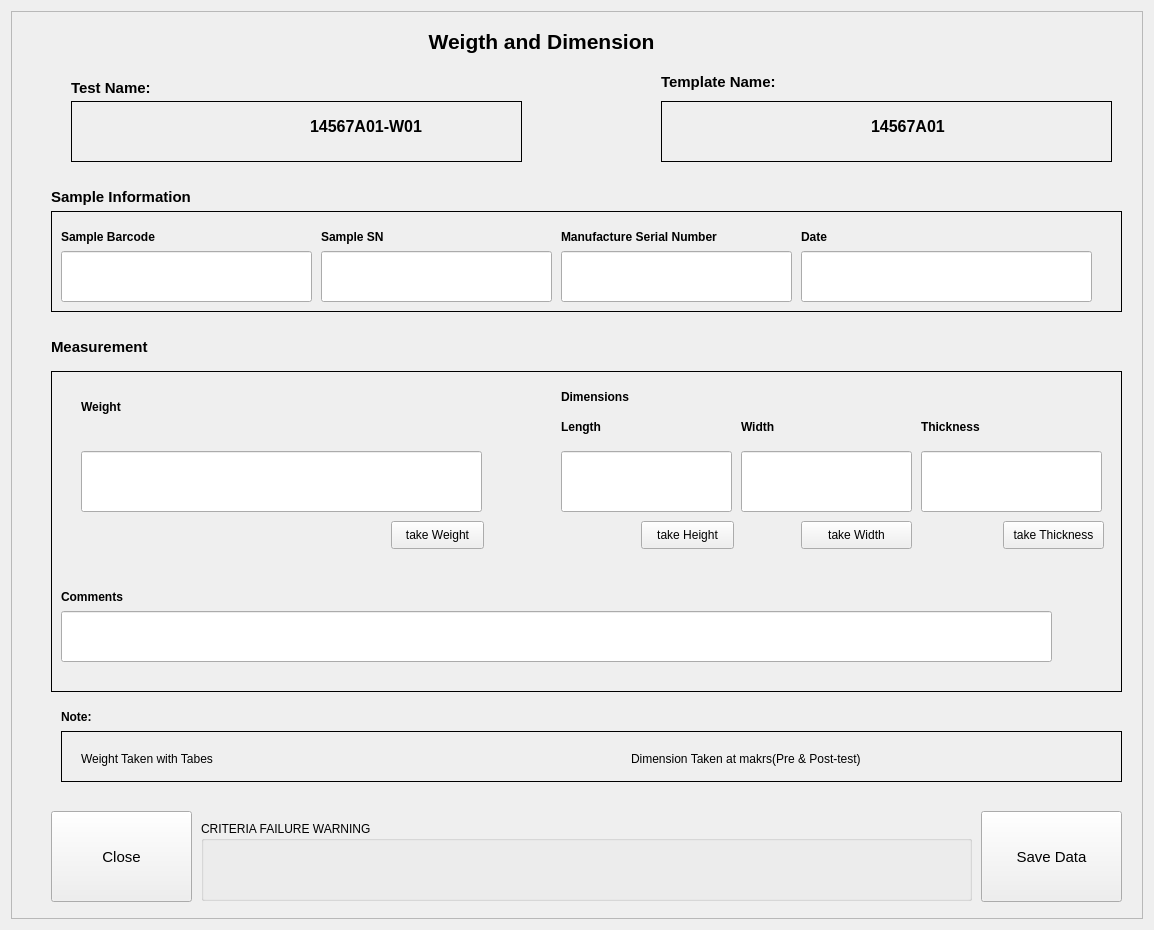
<?xml version="1.0" encoding="UTF-8"?>
<ui version="4.0">
 <class>Dialog</class>
 <widget class="QDialog" name="Dialog">
  <property name="geometry">
   <rect>
    <x>0</x>
    <y>0</y>
    <width>1154</width>
    <height>930</height>
   </rect>
  </property>
  <property name="windowTitle">
   <string>Screening Data Collection Window</string>
  </property>
  <layout class="QGridLayout" name="gridLayout">
   <item row="0" column="0">
    <widget class="QFrame" name="frame">
     <property name="frameShape">
      <enum>QFrame::StyledPanel</enum>
     </property>
     <property name="frameShadow">
      <enum>QFrame::Raised</enum>
     </property>
     <widget class="QLabel" name="label">
      <property name="geometry">
       <rect>
        <x>350</x>
        <y>0</y>
        <width>361</width>
        <height>61</height>
       </rect>
      </property>
      <property name="font">
       <font>
        <pointsize>16</pointsize>
        <weight>75</weight>
        <bold>true</bold>
       </font>
      </property>
      <property name="layoutDirection">
       <enum>Qt::LeftToRight</enum>
      </property>
      <property name="text">
       <string>Weigth and Dimension</string>
      </property>
      <property name="alignment">
       <set>Qt::AlignCenter</set>
      </property>
     </widget>
     <widget class="QFrame" name="frame_2">
      <property name="geometry">
       <rect>
        <x>60</x>
        <y>90</y>
        <width>451</width>
        <height>61</height>
       </rect>
      </property>
      <property name="frameShape">
       <enum>QFrame::Box</enum>
      </property>
      <property name="frameShadow">
       <enum>QFrame::Plain</enum>
      </property>
      <widget class="QWidget" name="layoutWidget">
       <property name="geometry">
        <rect>
         <x>70</x>
         <y>0</y>
         <width>331</width>
         <height>51</height>
        </rect>
       </property>
       <layout class="QHBoxLayout" name="horizontalLayout">
        <item>
         <widget class="QLabel" name="label_12">
          <property name="font">
           <font>
            <pointsize>12</pointsize>
            <weight>75</weight>
            <bold>true</bold>
           </font>
          </property>
          <property name="text">
           <string/>
          </property>
         </widget>
        </item>
        <item>
         <widget class="QLabel" name="label_1">
          <property name="font">
           <font>
            <pointsize>12</pointsize>
            <weight>75</weight>
            <bold>true</bold>
           </font>
          </property>
          <property name="text">
           <string>14567A01-W01</string>
          </property>
         </widget>
        </item>
       </layout>
      </widget>
     </widget>
     <widget class="QFrame" name="frame_4">
      <property name="geometry">
       <rect>
        <x>650</x>
        <y>90</y>
        <width>451</width>
        <height>61</height>
       </rect>
      </property>
      <property name="frameShape">
       <enum>QFrame::Box</enum>
      </property>
      <property name="frameShadow">
       <enum>QFrame::Plain</enum>
      </property>
      <widget class="QLabel" name="label_5">
       <property name="geometry">
        <rect>
         <x>210</x>
         <y>0</y>
         <width>241</width>
         <height>51</height>
        </rect>
       </property>
       <property name="font">
        <font>
         <pointsize>12</pointsize>
         <weight>75</weight>
         <bold>true</bold>
        </font>
       </property>
       <property name="text">
        <string>14567A01</string>
       </property>
      </widget>
     </widget>
     <widget class="QLabel" name="label_2">
      <property name="geometry">
       <rect>
        <x>60</x>
        <y>66</y>
        <width>121</width>
        <height>21</height>
       </rect>
      </property>
      <property name="font">
       <font>
        <pointsize>11</pointsize>
        <weight>75</weight>
        <bold>true</bold>
       </font>
      </property>
      <property name="text">
       <string>Test Name:</string>
      </property>
     </widget>
     <widget class="QLabel" name="label_3">
      <property name="geometry">
       <rect>
        <x>650</x>
        <y>50</y>
        <width>171</width>
        <height>41</height>
       </rect>
      </property>
      <property name="font">
       <font>
        <pointsize>11</pointsize>
        <weight>75</weight>
        <bold>true</bold>
       </font>
      </property>
      <property name="text">
       <string>Template Name: </string>
      </property>
     </widget>
     <widget class="QFrame" name="frame_3">
      <property name="geometry">
       <rect>
        <x>40</x>
        <y>200</y>
        <width>1071</width>
        <height>101</height>
       </rect>
      </property>
      <property name="frameShape">
       <enum>QFrame::Box</enum>
      </property>
      <property name="frameShadow">
       <enum>QFrame::Plain</enum>
      </property>
      <widget class="QLineEdit" name="lineEdit_1">
       <property name="geometry">
        <rect>
         <x>10</x>
         <y>40</y>
         <width>251</width>
         <height>51</height>
        </rect>
       </property>
       <property name="font">
        <font>
         <pointsize>11</pointsize>
        </font>
       </property>
       <property name="focusPolicy">
        <enum>Qt::StrongFocus</enum>
       </property>
      </widget>
      <widget class="QLabel" name="label_7">
       <property name="geometry">
        <rect>
         <x>10</x>
         <y>10</y>
         <width>241</width>
         <height>31</height>
        </rect>
       </property>
       <property name="font">
        <font>
         <pointsize>9</pointsize>
         <weight>75</weight>
         <bold>true</bold>
        </font>
       </property>
       <property name="text">
        <string>Sample Barcode</string>
       </property>
      </widget>
      <widget class="QLineEdit" name="lineEdit_2">
       <property name="geometry">
        <rect>
         <x>270</x>
         <y>40</y>
         <width>231</width>
         <height>51</height>
        </rect>
       </property>
       <property name="font">
        <font>
         <pointsize>11</pointsize>
        </font>
       </property>
       <property name="focusPolicy">
        <enum>Qt::StrongFocus</enum>
       </property>
      </widget>
      <widget class="QLabel" name="label_8">
       <property name="geometry">
        <rect>
         <x>270</x>
         <y>10</y>
         <width>241</width>
         <height>31</height>
        </rect>
       </property>
       <property name="font">
        <font>
         <pointsize>9</pointsize>
         <weight>75</weight>
         <bold>true</bold>
        </font>
       </property>
       <property name="text">
        <string>Sample SN</string>
       </property>
      </widget>
      <widget class="QLineEdit" name="lineEdit_3">
       <property name="geometry">
        <rect>
         <x>750</x>
         <y>40</y>
         <width>291</width>
         <height>51</height>
        </rect>
       </property>
       <property name="font">
        <font>
         <pointsize>11</pointsize>
        </font>
       </property>
      </widget>
      <widget class="QLabel" name="label_9">
       <property name="geometry">
        <rect>
         <x>750</x>
         <y>10</y>
         <width>201</width>
         <height>31</height>
        </rect>
       </property>
       <property name="font">
        <font>
         <pointsize>9</pointsize>
         <weight>75</weight>
         <bold>true</bold>
        </font>
       </property>
       <property name="text">
        <string>Date</string>
       </property>
      </widget>
      <widget class="QLabel" name="label_36">
       <property name="geometry">
        <rect>
         <x>510</x>
         <y>10</y>
         <width>221</width>
         <height>31</height>
        </rect>
       </property>
       <property name="font">
        <font>
         <pointsize>9</pointsize>
         <weight>75</weight>
         <bold>true</bold>
        </font>
       </property>
       <property name="text">
        <string>Manufacture Serial Number</string>
       </property>
      </widget>
      <widget class="QLineEdit" name="lineEdit_7">
       <property name="geometry">
        <rect>
         <x>510</x>
         <y>40</y>
         <width>231</width>
         <height>51</height>
        </rect>
       </property>
       <property name="font">
        <font>
         <pointsize>11</pointsize>
        </font>
       </property>
       <property name="focusPolicy">
        <enum>Qt::StrongFocus</enum>
       </property>
      </widget>
     </widget>
     <widget class="QLabel" name="label_4">
      <property name="geometry">
       <rect>
        <x>40</x>
        <y>170</y>
        <width>241</width>
        <height>31</height>
       </rect>
      </property>
      <property name="font">
       <font>
        <pointsize>11</pointsize>
        <weight>75</weight>
        <bold>true</bold>
       </font>
      </property>
      <property name="text">
       <string>Sample Information</string>
      </property>
     </widget>
     <widget class="QFrame" name="frame_5">
      <property name="geometry">
       <rect>
        <x>40</x>
        <y>360</y>
        <width>1071</width>
        <height>321</height>
       </rect>
      </property>
      <property name="frameShape">
       <enum>QFrame::Box</enum>
      </property>
      <property name="frameShadow">
       <enum>QFrame::Plain</enum>
      </property>
      <widget class="QLineEdit" name="lineEdit_4">
       <property name="enabled">
        <bool>true</bool>
       </property>
       <property name="geometry">
        <rect>
         <x>30</x>
         <y>80</y>
         <width>401</width>
         <height>61</height>
        </rect>
       </property>
       <property name="font">
        <font>
         <pointsize>11</pointsize>
        </font>
       </property>
      </widget>
      <widget class="QLabel" name="label_10">
       <property name="geometry">
        <rect>
         <x>30</x>
         <y>20</y>
         <width>171</width>
         <height>31</height>
        </rect>
       </property>
       <property name="font">
        <font>
         <pointsize>9</pointsize>
         <weight>75</weight>
         <bold>true</bold>
        </font>
       </property>
       <property name="text">
        <string>Weight</string>
       </property>
      </widget>
      <widget class="QLineEdit" name="lineEdit_5">
       <property name="enabled">
        <bool>true</bool>
       </property>
       <property name="geometry">
        <rect>
         <x>510</x>
         <y>80</y>
         <width>171</width>
         <height>61</height>
        </rect>
       </property>
       <property name="font">
        <font>
         <pointsize>11</pointsize>
        </font>
       </property>
      </widget>
      <widget class="QLabel" name="label_11">
       <property name="geometry">
        <rect>
         <x>510</x>
         <y>10</y>
         <width>241</width>
         <height>31</height>
        </rect>
       </property>
       <property name="font">
        <font>
         <pointsize>9</pointsize>
         <weight>75</weight>
         <bold>true</bold>
        </font>
       </property>
       <property name="text">
        <string>Dimensions</string>
       </property>
      </widget>
      <widget class="QLineEdit" name="lineEdit_6">
       <property name="geometry">
        <rect>
         <x>10</x>
         <y>240</y>
         <width>991</width>
         <height>51</height>
        </rect>
       </property>
      </widget>
      <widget class="QLabel" name="label_14">
       <property name="geometry">
        <rect>
         <x>10</x>
         <y>210</y>
         <width>241</width>
         <height>31</height>
        </rect>
       </property>
       <property name="font">
        <font>
         <pointsize>9</pointsize>
         <weight>75</weight>
         <bold>true</bold>
        </font>
       </property>
       <property name="text">
        <string>Comments</string>
       </property>
      </widget>
      <widget class="QPushButton" name="pushButton_3">
       <property name="geometry">
        <rect>
         <x>340</x>
         <y>150</y>
         <width>93</width>
         <height>28</height>
        </rect>
       </property>
       <property name="text">
        <string>take Weight</string>
       </property>
       <property name="autoDefault">
        <bool>false</bool>
       </property>
      </widget>
      <widget class="QLabel" name="label_37">
       <property name="geometry">
        <rect>
         <x>510</x>
         <y>40</y>
         <width>161</width>
         <height>31</height>
        </rect>
       </property>
       <property name="font">
        <font>
         <pointsize>9</pointsize>
         <weight>75</weight>
         <bold>true</bold>
        </font>
       </property>
       <property name="text">
        <string>Length</string>
       </property>
      </widget>
      <widget class="QLabel" name="label_38">
       <property name="geometry">
        <rect>
         <x>690</x>
         <y>40</y>
         <width>161</width>
         <height>31</height>
        </rect>
       </property>
       <property name="font">
        <font>
         <pointsize>9</pointsize>
         <weight>75</weight>
         <bold>true</bold>
        </font>
       </property>
       <property name="text">
        <string>Width</string>
       </property>
      </widget>
      <widget class="QLineEdit" name="lineEdit_8">
       <property name="enabled">
        <bool>true</bool>
       </property>
       <property name="geometry">
        <rect>
         <x>690</x>
         <y>80</y>
         <width>171</width>
         <height>61</height>
        </rect>
       </property>
       <property name="font">
        <font>
         <pointsize>11</pointsize>
        </font>
       </property>
      </widget>
      <widget class="QPushButton" name="pushButton_4">
       <property name="geometry">
        <rect>
         <x>590</x>
         <y>150</y>
         <width>93</width>
         <height>28</height>
        </rect>
       </property>
       <property name="text">
        <string>take Height</string>
       </property>
       <property name="autoDefault">
        <bool>false</bool>
       </property>
      </widget>
      <widget class="QPushButton" name="pushButton_5">
       <property name="geometry">
        <rect>
         <x>750</x>
         <y>150</y>
         <width>111</width>
         <height>28</height>
        </rect>
       </property>
       <property name="text">
        <string>take Width</string>
       </property>
       <property name="autoDefault">
        <bool>false</bool>
       </property>
      </widget>
      <widget class="QLabel" name="label_39">
       <property name="geometry">
        <rect>
         <x>870</x>
         <y>40</y>
         <width>161</width>
         <height>31</height>
        </rect>
       </property>
       <property name="font">
        <font>
         <pointsize>9</pointsize>
         <weight>75</weight>
         <bold>true</bold>
        </font>
       </property>
       <property name="text">
        <string>Thickness</string>
       </property>
      </widget>
      <widget class="QLineEdit" name="lineEdit_9">
       <property name="enabled">
        <bool>true</bool>
       </property>
       <property name="geometry">
        <rect>
         <x>870</x>
         <y>80</y>
         <width>181</width>
         <height>61</height>
        </rect>
       </property>
       <property name="font">
        <font>
         <pointsize>11</pointsize>
        </font>
       </property>
      </widget>
      <widget class="QPushButton" name="pushButton_6">
       <property name="geometry">
        <rect>
         <x>952</x>
         <y>150</y>
         <width>101</width>
         <height>28</height>
        </rect>
       </property>
       <property name="text">
        <string>take Thickness</string>
       </property>
       <property name="autoDefault">
        <bool>false</bool>
       </property>
      </widget>
     </widget>
     <widget class="QLabel" name="label_13">
      <property name="geometry">
       <rect>
        <x>40</x>
        <y>320</y>
        <width>241</width>
        <height>31</height>
       </rect>
      </property>
      <property name="font">
       <font>
        <pointsize>11</pointsize>
        <weight>75</weight>
        <bold>true</bold>
       </font>
      </property>
      <property name="text">
       <string>Measurement</string>
      </property>
     </widget>
     <widget class="QPushButton" name="pushButton">
      <property name="geometry">
       <rect>
        <x>40</x>
        <y>800</y>
        <width>141</width>
        <height>91</height>
       </rect>
      </property>
      <property name="font">
       <font>
        <pointsize>11</pointsize>
       </font>
      </property>
      <property name="text">
       <string>Close</string>
      </property>
      <property name="autoDefault">
       <bool>false</bool>
      </property>
     </widget>
     <widget class="QPushButton" name="pushButton_2">
      <property name="geometry">
       <rect>
        <x>970</x>
        <y>800</y>
        <width>141</width>
        <height>91</height>
       </rect>
      </property>
      <property name="font">
       <font>
        <pointsize>11</pointsize>
       </font>
      </property>
      <property name="text">
       <string>Save Data</string>
      </property>
      <property name="autoDefault">
       <bool>false</bool>
      </property>
      <property name="default">
       <bool>false</bool>
      </property>
     </widget>
     <widget class="QGroupBox" name="groupBox">
      <property name="geometry">
       <rect>
        <x>190</x>
        <y>810</y>
        <width>771</width>
        <height>80</height>
       </rect>
      </property>
      <property name="title">
       <string>CRITERIA FAILURE WARNING</string>
      </property>
      <widget class="QLabel" name="label_15">
       <property name="geometry">
        <rect>
         <x>10</x>
         <y>30</y>
         <width>731</width>
         <height>41</height>
        </rect>
       </property>
       <property name="font">
        <font>
         <pointsize>10</pointsize>
        </font>
       </property>
       <property name="text">
        <string/>
       </property>
      </widget>
     </widget>
     <widget class="QLabel" name="label_28">
      <property name="geometry">
       <rect>
        <x>50</x>
        <y>690</y>
        <width>241</width>
        <height>31</height>
       </rect>
      </property>
      <property name="font">
       <font>
        <pointsize>9</pointsize>
        <weight>75</weight>
        <bold>true</bold>
       </font>
      </property>
      <property name="text">
       <string>Note:</string>
      </property>
     </widget>
     <widget class="QFrame" name="frame_6">
      <property name="geometry">
       <rect>
        <x>50</x>
        <y>720</y>
        <width>1061</width>
        <height>51</height>
       </rect>
      </property>
      <property name="frameShape">
       <enum>QFrame::Box</enum>
      </property>
      <property name="frameShadow">
       <enum>QFrame::Plain</enum>
      </property>
      <property name="lineWidth">
       <number>1</number>
      </property>
      <widget class="QLabel" name="label_6">
       <property name="geometry">
        <rect>
         <x>20</x>
         <y>20</y>
         <width>381</width>
         <height>16</height>
        </rect>
       </property>
       <property name="text">
        <string>Weight Taken with Tabes</string>
       </property>
      </widget>
      <widget class="QLabel" name="label_31">
       <property name="geometry">
        <rect>
         <x>570</x>
         <y>20</y>
         <width>381</width>
         <height>16</height>
        </rect>
       </property>
       <property name="text">
        <string>Dimension Taken at makrs(Pre &amp; Post-test)</string>
       </property>
      </widget>
     </widget>
    </widget>
   </item>
  </layout>
 </widget>
 <resources/>
 <connections/>
</ui>
